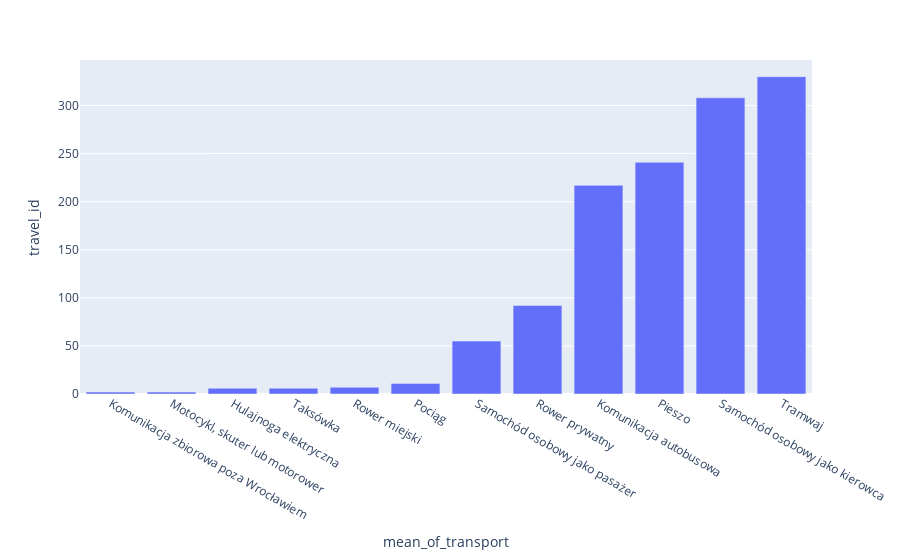

Here is the notebook cell this chart was saved with:
### Code cell
plot_df = travels_df[['mean_of_transport', 'travel_id']].groupby('mean_of_transport').count().reset_index(inplace=False).sort_values('travel_id')
fig = px.bar(plot_df, x='mean_of_transport', y='travel_id')
fig.show()

### Figure 1 — Plotly figure (JSON) as saved in the notebook; plotly's stock layout.template omitted (floating-point values rounded to 4 significant figures)
{"data": [{"alignmentgroup": "True", "hovertemplate": "mean_of_transport=%{x}<br>travel_id=%{y}<extra></extra>", "legendgroup": "", "marker": {"color": "#636efa"}, "name": "", "offsetgroup": "", "orientation": "v", "showlegend": false, "textposition": "auto", "type": "bar", "x": ["Komunikacja zbiorowa poza Wrocławiem", "Motocykl, skuter lub motorower", "Hulajnoga elektryczna", "Taksówka", "Rower miejski", "Pociąg", "Samochód osobowy jako pasażer", "Rower prywatny", "Komunikacja autobusowa", "Pieszo", "Samochód osobowy jako kierowca", "Tramwaj"], "xaxis": "x", "y": [2, 2, 6, 6, 7, 11, 55, 92, 217, 241, 308, 330], "yaxis": "y"}], "layout": {"barmode": "relative", "legend": {"tracegroupgap": 0}, "margin": {"t": 60}, "xaxis": {"anchor": "y", "domain": [0, 1], "title": {"text": "mean_of_transport"}}, "yaxis": {"anchor": "x", "domain": [0, 1], "title": {"text": "travel_id"}}}}
